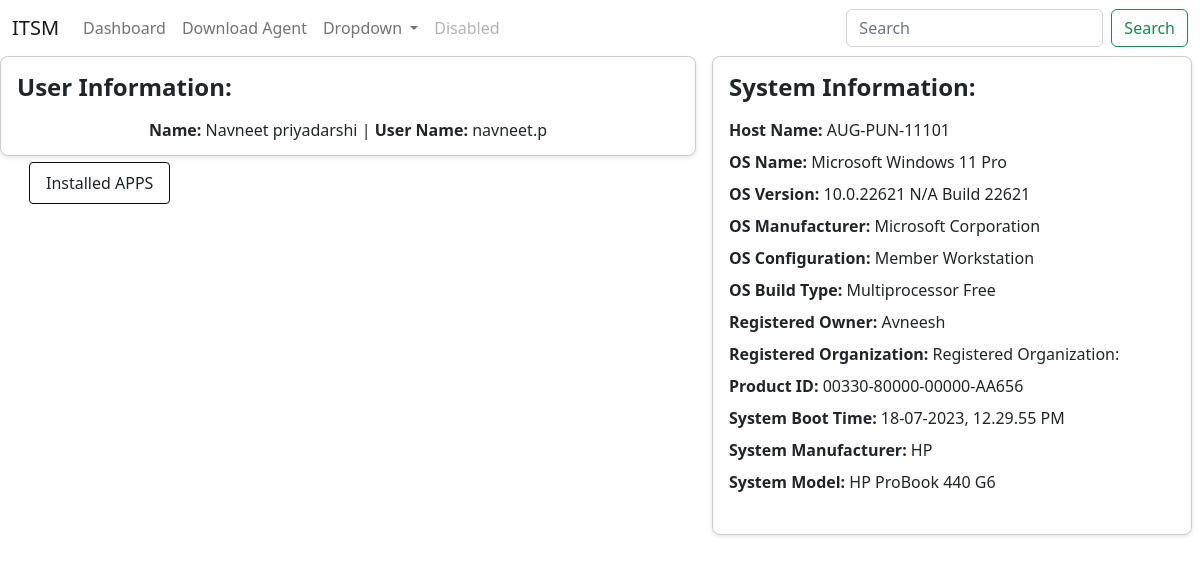
Screenshot of /all_info/18 with the database file from the repository.
### agctl/models.py (models this page shows)
class Device(models.Model):
    connection=models.ForeignKey(ConnectedAgent,on_delete=models.SET_NULL,null=True,blank=True)
    product_id=models.CharField(max_length=64)
    username=models.CharField(max_length=64)
    full_name=models.CharField(max_length=64)
    other_info=models.TextField()
    created_at=models.DateTimeField(auto_now_add=True)
    updated_at = models.DateTimeField(auto_now=True)

### dashboard/views.py (the view)
# urls.py: path("all_info/<int:device_id>", all_info, name="all_info"),
def all_info(request,device_id):
    context={}
    device=Device.objects.get(pk=device_id)
    context['all_info']=json.loads(device.other_info)
    context['device']=device
    return render(request,'dashboard/all_info.html',context)

### dashboard/templates/dashboard/all_info.html (shortened to what this page needs)
{% extends "dashboard/base.html" %}
{% block content %}
  {% load static %}
  {% load my_tags %}
  <div class="card-container" style="display: flex; gap: 16px;">
    <div class="card" style="height: 100px; width: 58%; border: 1px solid #ccc; border-radius: 8px; padding: 16px; box-shadow: 0 2px 4px rgba(0, 0, 0, 0.1);">
      <h4 class="card-title" style="margin-bottom: 16px; font-size: 24px; font-weight: bold;">User Information:</h4>
      <p class="user-info" style="align-self: center;"><strong>Name:</strong> {{ all_info.current_user.full_name }} | <strong>User Name:</strong> {{ all_info.current_user.username }}</p>
      <div class="container mt-1">
        <button type="button" class="btn btn-bordered" data-bs-toggle="collapse" data-bs-target="#demo">Installed APPS</button>
      </div>
    </div>
    <div class="card" style="width: 40%; border: 1px solid #ccc; border-radius: 8px; padding: 16px; box-shadow: 0 2px 4px rgba(0, 0, 0, 0.1);">
      <h4 class="card-title" style="margin-bottom: 16px; font-size: 24px; font-weight: bold;">System Information:</h4>
      <ul style="list-style-type: none; padding-left: 0;">
        {% for system_info in all_info.system_info %}
          {% for key, value in system_info.items %}
            <li style="margin-bottom: 8px; font-size: 16px;"><strong>{{ key }}:</strong> {{ value }}</li>
          {% endfor %}
        {% endfor %}
      </ul>
    </div>
  </div>
{% endblock %}

### dashboard/templates/dashboard/base.html (shortened to what this page needs)
<!doctype html>
<html lang="en">
  <head>
    <link href="https://cdn.jsdelivr.net/npm/bootstrap@5.2.3/dist/css/bootstrap.min.css" rel="stylesheet">
  </head>
  <body>
    {% include "dashboard/includes/navbar.html" %}
    {% block content %}
    {% endblock %}
  </body>
</html>

### dashboard/templates/dashboard/includes/navbar.html (shortened to what this page needs)
<nav class="navbar navbar-expand-lg bg-body-tertiary">
    <div class="container-fluid">
      <a class="navbar-brand" href="">ITSM</a>
      <div class="collapse navbar-collapse" id="navbarSupportedContent">
        <ul class="navbar-nav me-auto mb-2 mb-lg-0">
          <li class="nav-item">
            <a class="nav-link {{dashboard}}" aria-current="page" href="/">Dashboard</a>
          </li>
          <li class="nav-item">
            <a class="nav-link" href="/static/exe/agent_app.exe">Download Agent</a>
          </li>
          <li class="nav-item dropdown">
            <a class="nav-link dropdown-toggle" href="#" role="button" data-bs-toggle="dropdown" aria-expanded="false">
              Dropdown
            </a>
          </li>
          <li class="nav-item">
            <a class="nav-link disabled">Disabled</a>
          </li>
        </ul>
        <form class="d-flex" role="search">
          <input class="form-control me-2" type="search" placeholder="Search" aria-label="Search">
          <button class="btn btn-outline-success" type="submit">Search</button>
        </form>
      </div>
    </div>
  </nav>

### dashboard/templates/dashboard/all_info.html (style rules this page uses)
.btn-bordered { border: 1px solid #0b0b0b; border-radius: 4px; padding: 8px 16px; }

### rows the page displays
Device: current_user.full_name "Navneet priyadarshi", current_user.username "navneet.p"

### other values shown
{{ key }} "Host Name" "OS Name" "OS Version" "OS Manufacturer" "OS Configuration" "OS Build Type" "Registered Owner" "Registered Organization" "Product ID" "System Boot Time" "System Manufacturer" "System Model"
{{ value }} "AUG-PUN-11101" "Microsoft Windows 11 Pro" "10.0.22621 N/A Build 22621" "Microsoft Corporation" "Member Workstation" "Multiprocessor Free" "Avneesh" "Registered Organization:" "00330-80000-00000-AA656" "18-07-2023, 12.29.55 PM" "HP" "HP ProBook 440 G6"
